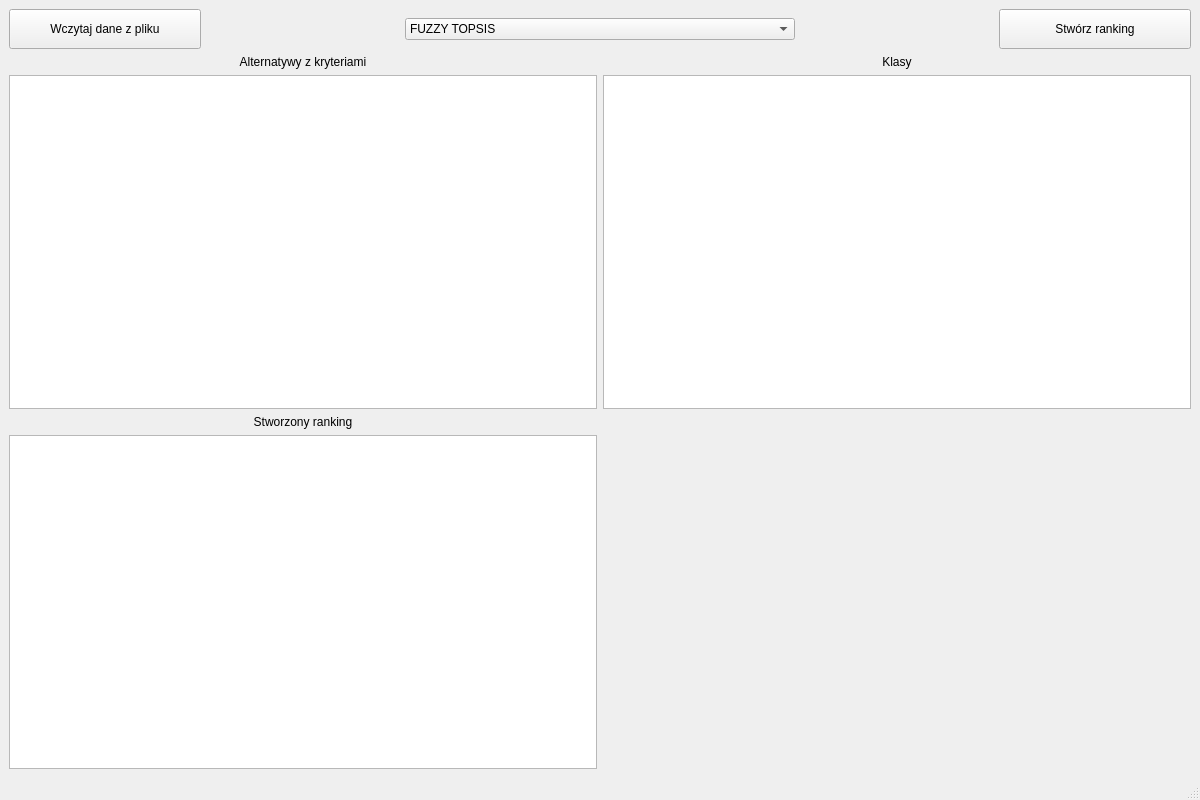
<?xml version="1.0" encoding="UTF-8"?>
<ui version="4.0">
 <class>MainWindow</class>
 <widget class="QMainWindow" name="MainWindow">
  <property name="geometry">
   <rect>
    <x>0</x>
    <y>0</y>
    <width>1200</width>
    <height>800</height>
   </rect>
  </property>
  <property name="windowTitle">
   <string>MainWindow</string>
  </property>
  <widget class="QWidget" name="centralwidget">
   <layout class="QGridLayout" name="gridLayout">
    <item row="1" column="3" colspan="3">
     <widget class="QLabel" name="label_2">
      <property name="text">
       <string>Klasy</string>
      </property>
      <property name="alignment">
       <set>Qt::AlignCenter</set>
      </property>
     </widget>
    </item>
    <item row="1" column="0" colspan="3">
     <widget class="QLabel" name="label">
      <property name="text">
       <string>Alternatywy z kryteriami</string>
      </property>
      <property name="alignment">
       <set>Qt::AlignCenter</set>
      </property>
     </widget>
    </item>
    <item row="0" column="5">
     <widget class="QPushButton" name="start_btn">
      <property name="minimumSize">
       <size>
        <width>150</width>
        <height>40</height>
       </size>
      </property>
      <property name="text">
       <string>Stwórz ranking</string>
      </property>
     </widget>
    </item>
    <item row="0" column="1">
     <spacer name="horizontalSpacer">
      <property name="orientation">
       <enum>Qt::Horizontal</enum>
      </property>
      <property name="sizeType">
       <enum>QSizePolicy::Fixed</enum>
      </property>
      <property name="sizeHint" stdset="0">
       <size>
        <width>100</width>
        <height>20</height>
       </size>
      </property>
     </spacer>
    </item>
    <item row="0" column="4">
     <spacer name="horizontalSpacer_2">
      <property name="orientation">
       <enum>Qt::Horizontal</enum>
      </property>
      <property name="sizeType">
       <enum>QSizePolicy::Fixed</enum>
      </property>
      <property name="sizeHint" stdset="0">
       <size>
        <width>100</width>
        <height>20</height>
       </size>
      </property>
     </spacer>
    </item>
    <item row="2" column="3" colspan="3">
     <widget class="QTableWidget" name="class_table">
      <property name="minimumSize">
       <size>
        <width>0</width>
        <height>200</height>
       </size>
      </property>
     </widget>
    </item>
    <item row="0" column="2" colspan="2">
     <widget class="QComboBox" name="criterium_select">
      <property name="minimumSize">
       <size>
        <width>300</width>
        <height>0</height>
       </size>
      </property>
      <item>
       <property name="text">
        <string>FUZZY TOPSIS</string>
       </property>
      </item>
      <item>
       <property name="text">
        <string>UTA DIS</string>
       </property>
      </item>
      <item>
       <property name="text">
        <string>SP CS</string>
       </property>
      </item>
      <item>
       <property name="text">
        <string>RSM</string>
       </property>
      </item>
     </widget>
    </item>
    <item row="0" column="0">
     <widget class="QPushButton" name="load_btn">
      <property name="minimumSize">
       <size>
        <width>150</width>
        <height>40</height>
       </size>
      </property>
      <property name="text">
       <string>Wczytaj dane z pliku</string>
      </property>
     </widget>
    </item>
    <item row="4" column="0" colspan="3">
     <widget class="QTableWidget" name="ranking_table">
      <property name="minimumSize">
       <size>
        <width>0</width>
        <height>200</height>
       </size>
      </property>
     </widget>
    </item>
    <item row="3" column="0" colspan="3">
     <widget class="QLabel" name="label_3">
      <property name="text">
       <string>Stworzony ranking</string>
      </property>
      <property name="alignment">
       <set>Qt::AlignCenter</set>
      </property>
      <property name="wordWrap">
       <bool>true</bool>
      </property>
     </widget>
    </item>
    <item row="4" column="3" colspan="3">
     <widget class="plotwidget" name="graph" native="true"/>
    </item>
    <item row="2" column="0" colspan="3">
     <widget class="QTableWidget" name="alternatives_table">
      <property name="minimumSize">
       <size>
        <width>0</width>
        <height>200</height>
       </size>
      </property>
      <attribute name="verticalHeaderHighlightSections">
       <bool>true</bool>
      </attribute>
     </widget>
    </item>
   </layout>
  </widget>
  <widget class="QMenuBar" name="menubar">
   <property name="geometry">
    <rect>
     <x>0</x>
     <y>0</y>
     <width>1200</width>
     <height>21</height>
    </rect>
   </property>
  </widget>
  <widget class="QStatusBar" name="statusbar"/>
 </widget>
 <customwidgets>
  <customwidget>
   <class>plotwidget</class>
   <extends>QWidget</extends>
   <header>plotwidget</header>
   <container>1</container>
  </customwidget>
 </customwidgets>
 <resources/>
 <connections/>
</ui>
